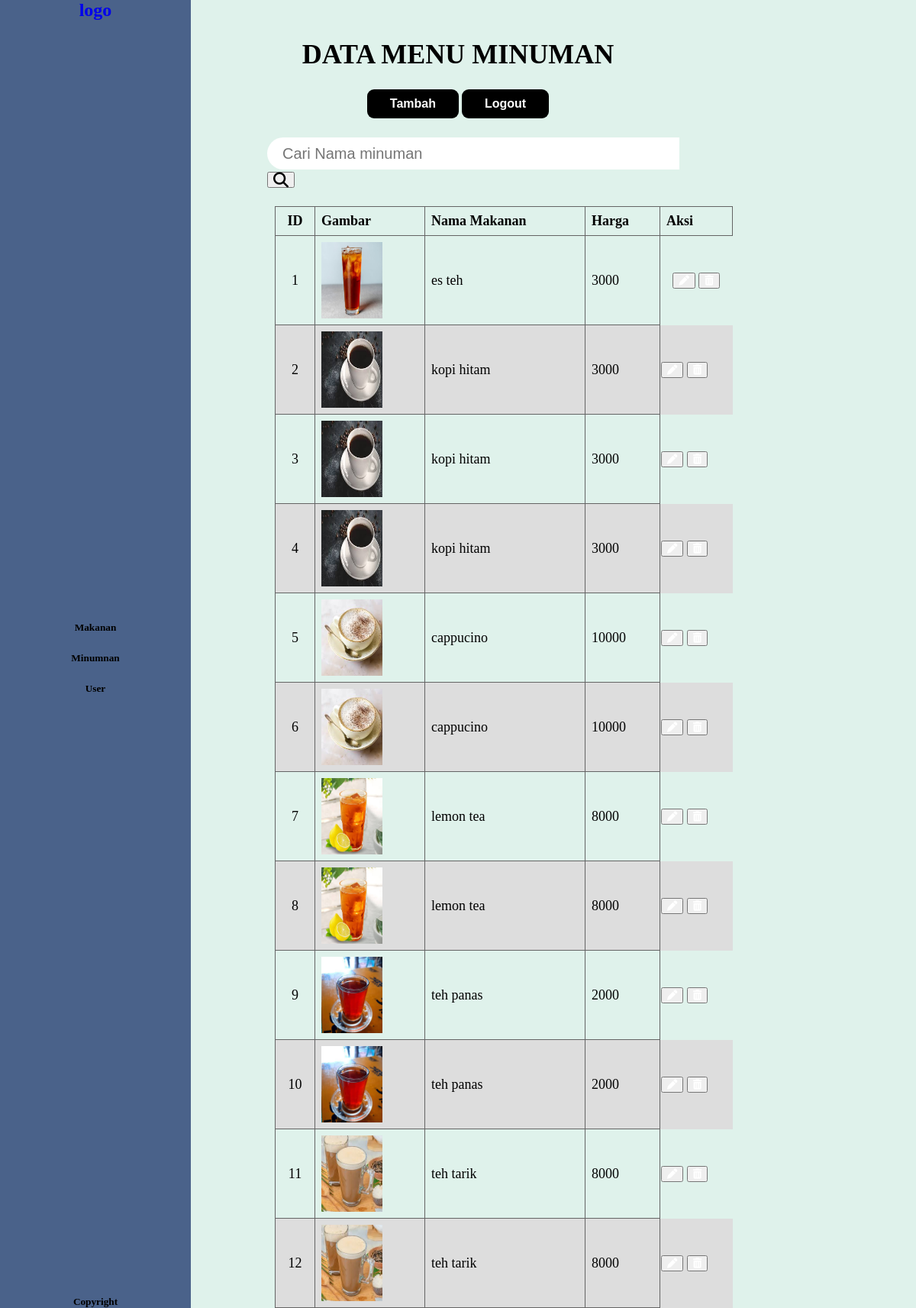
Page /admin/menuminuman.php (signed in) on the committed database.
### tables this page shows
CREATE TABLE `minuman` (
  `id` int(11) NOT NULL,
  `nama` varchar(50) NOT NULL,
  `harga` int(11) NOT NULL,
  `gambar` varchar(255) DEFAULT NULL
);

### admin/menuminuman.php (the view, shortened to what this page needs)
<?php
  require "../koneksi.php";
  $sql = mysqli_query($conn, "SELECT * FROM minuman");
  $menu_minuman = [];
  while ($row = mysqli_fetch_assoc($sql)) {
      $menu_minuman[] = $row;
  }
?>
<!DOCTYPE html>
<html lang="en">
<head>
    <link rel="stylesheet" href="https://cdnjs.cloudflare.com/ajax/libs/font-awesome/6.6.0/css/all.min.css" />
    <link rel="stylesheet" href="../css/admin.css">
    <link rel="stylesheet" href="../css/rr.css">
</head>
<body>
    <nav class="nav">
        <div class="logo">
            <a href="../admin.html">
                <h1>logo</h1>
            </a>
        </div>
        <div class="navigasi">
            <a href="menumakanan.php">
                <h5>Makanan</h5>
            </a>
            <a href="">
                <h5>Minumnan</h5>
            </a>
            <a href="user.php">
                <h5>User</h5>
            </a>
        </div>
        <div class="bottom">
            <h5>Copyright</h5>
        </div>
    </nav>
    <main class="tabel_section">
    <h1 class="title_menu">
            DATA MENU MINUMAN
        </h1>
        <div class="container">
          <a href="tambahminuman.php">
            <button class="buton">
              <p>Tambah</p>
            </button>
          </a>
          <a href="../logout.php">
            <button class="buton">
              <p>Logout</p>
            </button>
          </a>
        </div>
        <search>
        <form action="" method="GET" class="search_bar_menu">
          <input type="text" name="search" placeholder="Cari Nama minuman"
          class="search-input-mahasiswa" />
          <button type="submit" class="search_button_menu">
          </button>
        </form>
        </search>
    </main>
        <table class="table_menu">
          <thead>
            <tr class="table_menu_row">
              <th class="table_menu_header">ID</th>
              <th class="table_menu_header">Gambar</th>
              <th class="table_menu_header">Nama Makanan</th>
              <th class="table_menu_header">Harga</th>
              <th class="table_menu_header">Aksi</th>
            </tr>
          </thead>
          <tbody>
            <?php $i = 1; foreach($menu_minuman as $minuman) : ?>
                <tr class="table_menu_row">
                    <td class="table_menu_data"><?php echo $i ?></td>
                    <td class="table_menu_data">
                    <img src="../uploads/<?php echo $minuman['gambar']; ?>"
                    alt="<?php echo $minuman['nama']; ?>"
                    width="80px" height="100px" style="display: block;">
                    </td>
                    <td class="table_menu_data"><?php echo $minuman['nama'] ?></td>
                    <td class="table_menu_data"><?php echo $minuman['harga'] ?></td>
                    <td class="table-mahasiswa-data">
                    <div class="button-UD">
                        <a href="editminuman.php?id=<?php echo $minuman['id']?>">
                        <button class="edit-data">
                            <i class="fa-solid fa-pen" style="color: #ffffff;"></i>
                        </button>
                        </a>
                        <a href="hapusminuman.php?id=<?php echo $minuman['id']?>" onclick="return confirm('Yakin ingin menghapus data ini?');">
                        <button class="hapus-data">
                            <i class="fa-solid fa-trash-can" style="color: #ffffff;"></i>
                        </button>
                        </a>
                    </div>
                    </td>
                </tr>
            <?php $i++; endforeach ?>
          </tbody>
        </table>
</body>
</html>

### css/admin.css (style rules this page uses)
* { margin: 0; text-decoration: none; }
body { background-color: #DFF2EB; }
.nav { position: fixed; left: 0; display: flex; justify-content: space-between; align-items: center; flex-direction: column; height: 100%; background-color: #4A628A; top: 0; width: 250px; }
.title_menu { font-size: 36px; font-weight: 700; margin: 0; text-align: center; }
.navigasi { display: flex; gap: 24px; flex-direction: column; align-items: center; padding: 16px; }
.navigasi a { color: black; }
.tabel_section { display: flex; flex-direction: column; align-items: center; gap: 25px; margin: 50px 100px; }
.buton { text-align: right; padding: 10px 30px; background-color: black; border-style: none; font-size: 16px; font-weight: 600; border-radius: 9px; color: white; cursor: pointer; }
.search-input-mahasiswa { border: 0; border-top-left-radius: 25px; border-bottom-left-radius: 25px; height: 40px; width: 500px; padding-left: 20px; padding-right: 20px; font-size: 20px; outline: none; }

### css/rr.css (style rules this page uses)
.search_bar_menu { border: 0; border-top-left-radius: 25px; border-bottom-left-radius: 25px; height: 40px; width: 500px; padding-left: 20px; padding-right: 20px; font-size: 20px; outline: none; }
.title_menu { font-size: 36px; font-weight: 700; margin: 0; }
.table_menu { border-collapse: collapse; position: relative; left: 30%; width: 50vw; min-width: 40vw; font-size: 18px; margin-top: 24px; }
.table_menu_header, .table_menu_data { border: 1px solid #646464; text-align: left; padding: 8px; }
.table_menu_header:nth-child(1), .table_menu_row:nth-child(1), .table_menu_data:nth-child(1) { width: 35px; text-align: center; }
thead > .table_menu_row { background-color: var(--hijau); }
tbody > .table_menu_row:nth-child(even) { background-color: #dddddd; }

### rows in the picture
minuman: gambar (picture), nama "es teh", harga "3000"
minuman: gambar (picture), nama "kopi hitam", harga "3000"
minuman: gambar (picture), nama "kopi hitam", harga "3000"
minuman: gambar (picture), nama "kopi hitam", harga "3000"
minuman: gambar+nama (picture), nama "cappucino", harga "10000"
minuman: gambar+nama (picture), nama "cappucino", harga "10000"
minuman: gambar+nama (picture), nama "lemon tea", harga "8000"
minuman: gambar+nama (picture), nama "lemon tea", harga "8000"
minuman: gambar+nama (picture), nama "teh panas", harga "2000"
minuman: gambar+nama (picture), nama "teh panas", harga "2000"
minuman: gambar+nama (picture), nama "teh tarik", harga "8000"
minuman: gambar+nama (picture), nama "teh tarik", harga "8000"
